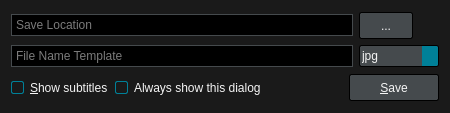
<?xml version="1.0" encoding="UTF-8"?>
<ui version="4.0">
 <class>ScreenshotDialog</class>
 <widget class="QDialog" name="ScreenshotDialog">
  <property name="geometry">
   <rect>
    <x>0</x>
    <y>0</y>
    <width>450</width>
    <height>113</height>
   </rect>
  </property>
  <property name="windowTitle">
   <string>Take Screenshot</string>
  </property>
  <property name="styleSheet">
   <string notr="true">QWidget {
	font: 12px &quot;Noto Sans&quot;, &quot;FreeSans&quot;;
	background: #1A1A1A;
	color: whitesmoke;
}

/* QCheckBox */

QCheckBox::indicator,
QGroupBox::indicator{
	width: 11px;
	height: 11px;
	border: 1px solid #008098;
	border-radius: 2px;
}
QCheckBox::indicator:unchecked,
QGroupBox::indicator:unchecked {
	border: 1px solid whitesmoke;
	background: #1A1A1A;
	image: none;
}
QCheckBox::indicator:checked,
QGroupBox::indicator:checked {
	border: 1px solid #008098;
	background: #008098;
	image: url(:/img/checked.svg);
}

/* QComboBox */

QComboBox {
	background: #454A4D;
	border: 1px solid #000;
	border-radius: 2px;
	padding: 2px;
}
QComboBox:focus {
	border: 1px solid #008098;
}
QComboBox::drop-down {
	background: #008098;
	border-top-right-radius: 2px;
	border-bottom-right-radius: 2px;
}
QComboBox::down-arrow {
	image: url(:/img/down-arrow.svg);
}

/* QLineEdit */

QLineEdit {
	background: #000;
	border: 1px solid #454A4D;
	padding: 2px;
}
QLineEdit:focus {
	border: 1px solid #008098;
}

/* QPushButton */

QPushButton {
	background: #454A4D;
	border: 1px solid #000;
	border-radius: 2px;
	color: whitesmoke;
	min-width: 76px;
	min-height: 17px;
	padding: 4px 6px;
}
QPushButton:focus {
	border: 1px solid #008098;
	outline: none;
}
QPushButton:pressed {
	background: #2E3133;
}
QPushButton:disabled {
	background: transparent;
	border: 1px solid #454A4D;
	color: #6F6F6F;
}</string>
  </property>
  <layout class="QVBoxLayout" name="verticalLayout">
   <item>
    <layout class="QGridLayout" name="gridLayout">
     <item row="0" column="1">
      <widget class="QPushButton" name="browseButton">
       <property name="sizePolicy">
        <sizepolicy hsizetype="Fixed" vsizetype="Fixed">
         <horstretch>0</horstretch>
         <verstretch>0</verstretch>
        </sizepolicy>
       </property>
       <property name="styleSheet">
        <string notr="true">QPushButton {
    min-width: 40px;
}</string>
       </property>
       <property name="text">
        <string>...</string>
       </property>
       <property name="autoDefault">
        <bool>false</bool>
       </property>
      </widget>
     </item>
     <item row="0" column="0">
      <widget class="QLineEdit" name="locationEdit">
       <property name="placeholderText">
        <string>Save Location</string>
       </property>
      </widget>
     </item>
     <item row="1" column="0">
      <widget class="QLineEdit" name="templateEdit">
       <property name="placeholderText">
        <string>File Name Template</string>
       </property>
      </widget>
     </item>
     <item row="1" column="1">
      <widget class="QComboBox" name="formatComboBox">
       <property name="sizePolicy">
        <sizepolicy hsizetype="Fixed" vsizetype="Fixed">
         <horstretch>0</horstretch>
         <verstretch>0</verstretch>
        </sizepolicy>
       </property>
       <property name="minimumSize">
        <size>
         <width>80</width>
         <height>0</height>
        </size>
       </property>
       <item>
        <property name="text">
         <string>jpg</string>
        </property>
       </item>
       <item>
        <property name="text">
         <string>png</string>
        </property>
       </item>
       <item>
        <property name="text">
         <string>tga</string>
        </property>
       </item>
      </widget>
     </item>
    </layout>
   </item>
   <item>
    <layout class="QHBoxLayout" name="horizontalLayout">
     <item>
      <widget class="QCheckBox" name="subtitlesCheckBox">
       <property name="text">
        <string>&amp;Show subtitles</string>
       </property>
      </widget>
     </item>
     <item>
      <widget class="QCheckBox" name="showCheckBox">
       <property name="text">
        <string>Always show this dialog</string>
       </property>
       <property name="checked">
        <bool>true</bool>
       </property>
      </widget>
     </item>
     <item>
      <spacer name="horizontalSpacer">
       <property name="orientation">
        <enum>Qt::Horizontal</enum>
       </property>
       <property name="sizeHint" stdset="0">
        <size>
         <width>40</width>
         <height>20</height>
        </size>
       </property>
      </spacer>
     </item>
     <item>
      <widget class="QPushButton" name="saveButton">
       <property name="sizePolicy">
        <sizepolicy hsizetype="Fixed" vsizetype="Fixed">
         <horstretch>0</horstretch>
         <verstretch>0</verstretch>
        </sizepolicy>
       </property>
       <property name="text">
        <string>&amp;Save</string>
       </property>
       <property name="default">
        <bool>true</bool>
       </property>
      </widget>
     </item>
    </layout>
   </item>
  </layout>
 </widget>
 <tabstops>
  <tabstop>locationEdit</tabstop>
  <tabstop>browseButton</tabstop>
  <tabstop>templateEdit</tabstop>
  <tabstop>formatComboBox</tabstop>
  <tabstop>subtitlesCheckBox</tabstop>
  <tabstop>showCheckBox</tabstop>
  <tabstop>saveButton</tabstop>
 </tabstops>
 <resources/>
 <connections/>
</ui>
